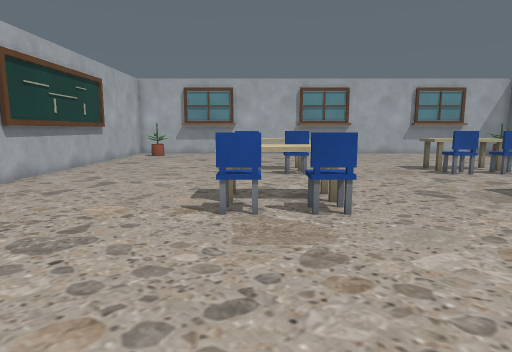
view 1 (above)

16 first-person views from a walk through a Gazebo world. The camera is 1 m above the floor, tilts 8° down and sees 75° across. The floor is counted in squares, 0.5 m on a side. Each view is taken from the middle of a square. On the plan, view 1 faces up. The plan holds only what a view shows up to about 18 squares ahead; the rest is blank. The robots in the file are not drawn.

view 2
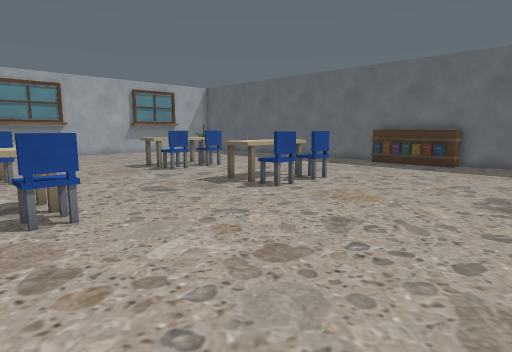

view 3
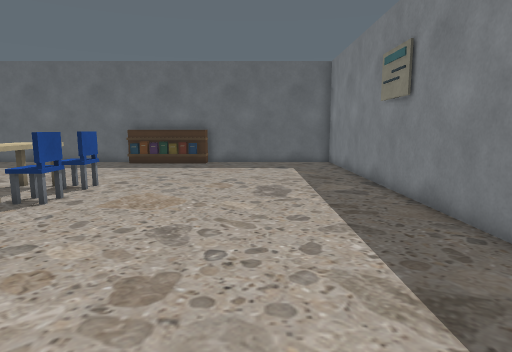

view 4
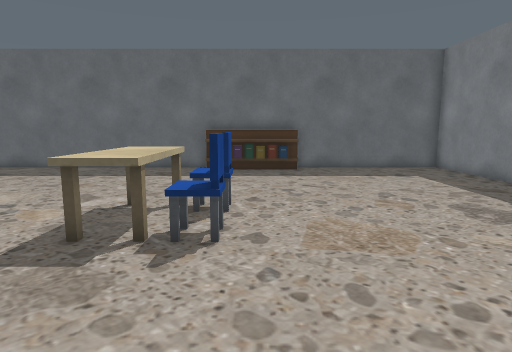

view 5
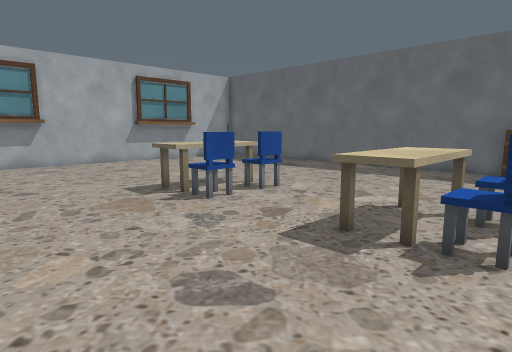

view 6
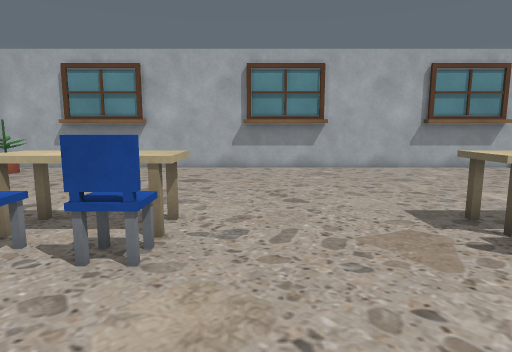

view 7
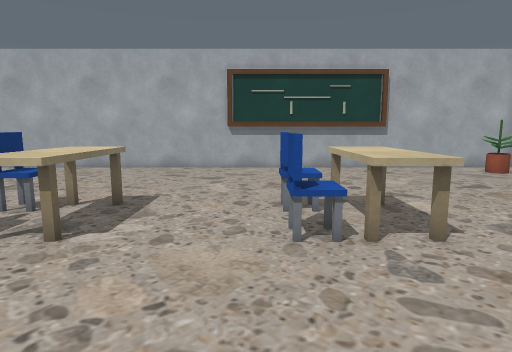

view 8
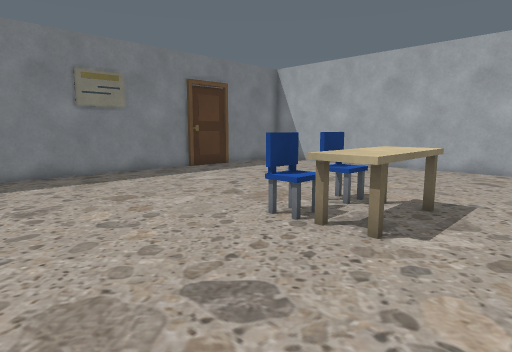

view 9
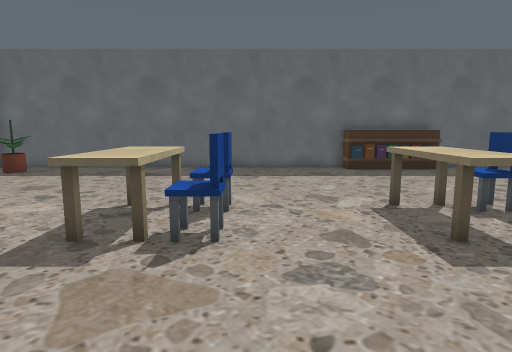

view 10
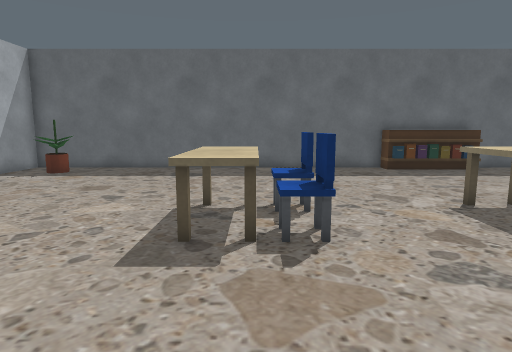

view 11
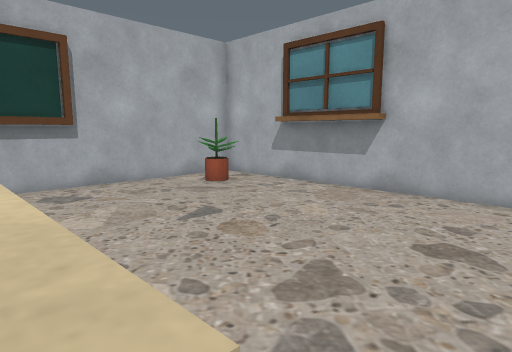

view 12
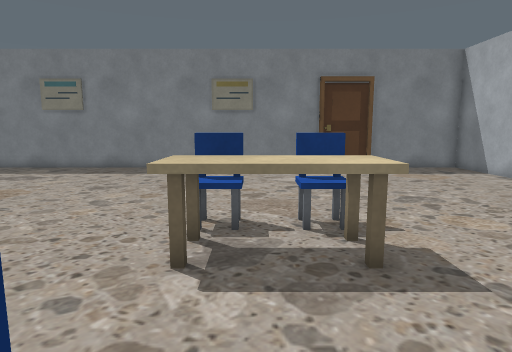

view 13
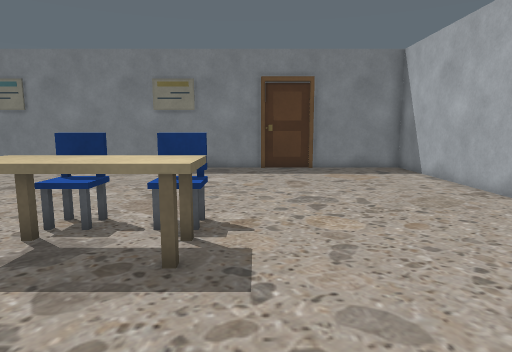

view 14
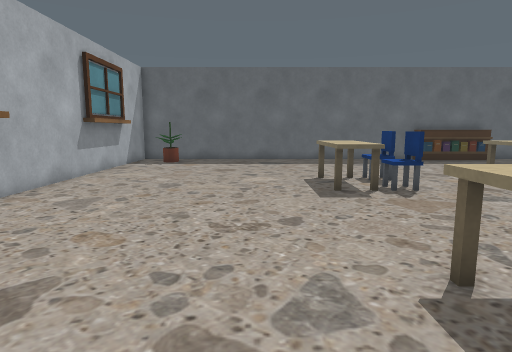

view 15
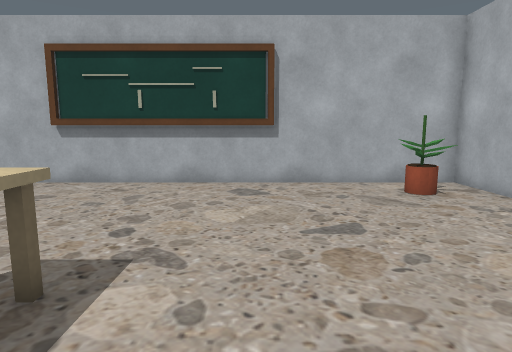

view 16
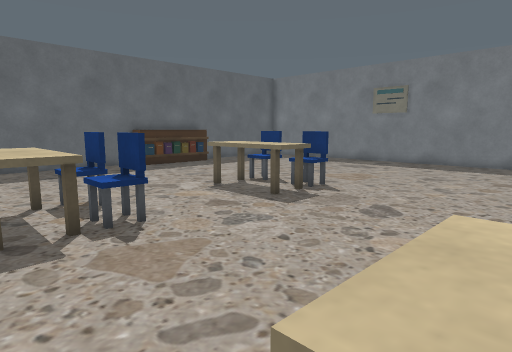

### Floor plan
Points are (right, up) in squares from view 1. A wall is a line through its corners. A room is listed if a view was taken in it or the views show most of it. See-through windows are left out.
Room 1 (views 1, 2, 3, 4, 5, 6, 7, 8, 9, 10, 11, 12, 13, 14, 15, 16)
walls: (1.8, -2.3) (3, -2.3); (7.6, 27) (3.4, 27); (7.5, 27.3) (3.5, 27.3); (-2.5, -2.5) (20.5, -2.5) (20.5, 27.5) (-9.5, 27.5) (-9.5, -2.5) (-5, -2.5); (-9.2, 20.8) (-9.2, 12.5); (-1.8, 27.3) (-5.9, 27.3); (-1.8, 27.5) (-1.8, 27) (-6, 27); (-5, -2.3) (-3.6, -2.3); (-4.8, -2.5) (-3.6, -2.5); (16.9, 27) (12.8, 27) (12.8, 27.5); (16.9, 27.3) (12.8, 27.3)
low walls: (19.2, 5.4) (19.2, 9.2) (19.6, 9.2); (20.5, 4.9) (19.5, 4.9) (19.5, 9.4) (20.5, 9.4)
objects: plant (-8, 25) to (-7, 26); chair (-1, 8) to (0, 9); table (-1, 9) to (2, 10); chair (-1, 15) to (0, 16); table (-1, 16) to (2, 17); chair (2, 8) to (2, 9); chair (2, 15) to (2, 16); chair (9, 8) to (9, 9); table (9, 9) to (12, 10); chair (9, 15) to (9, 16); table (9, 16) to (12, 17); chair (11, 8) to (12, 9); chair (11, 15) to (12, 16); plant (18, 25) to (19, 26)

Where each view was taken, in squares from view 1:
view 1: 0 up, 0 right, facing up
view 2: 0 up, 0 right, facing up-right
view 3: 2 up, 0 right, facing right
view 4: 7 up, 3 right, facing right
view 5: 7 up, 3 right, facing up-right
view 6: 10 up, 4 right, facing up
view 7: 14 up, 8 right, facing left
view 8: 13 up, 8 right, facing down-left
view 9: 14 up, 3 right, facing right
view 10: 16 up, 3 right, facing right
view 11: 17 up, 3 right, facing up-left
view 12: 15 up, 1 right, facing down
view 13: 15 up, 2 left, facing down
view 14: 20 up, 2 left, facing right
view 15: 20 up, 3 right, facing left
view 16: 18 up, 2 right, facing down-right
